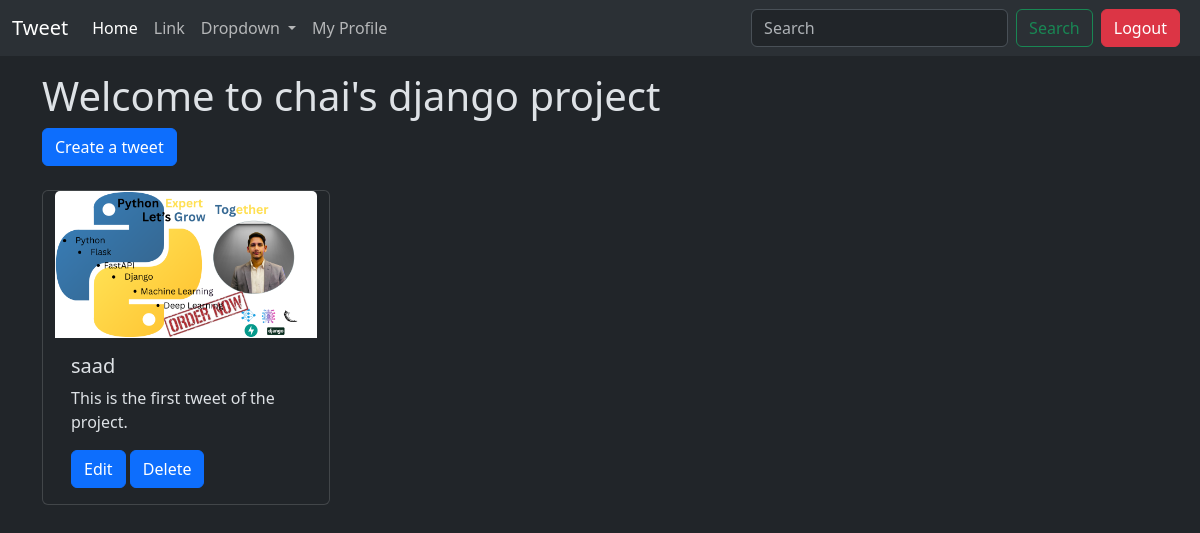
The page /tweet/ (signed in) on the database as committed earlier.
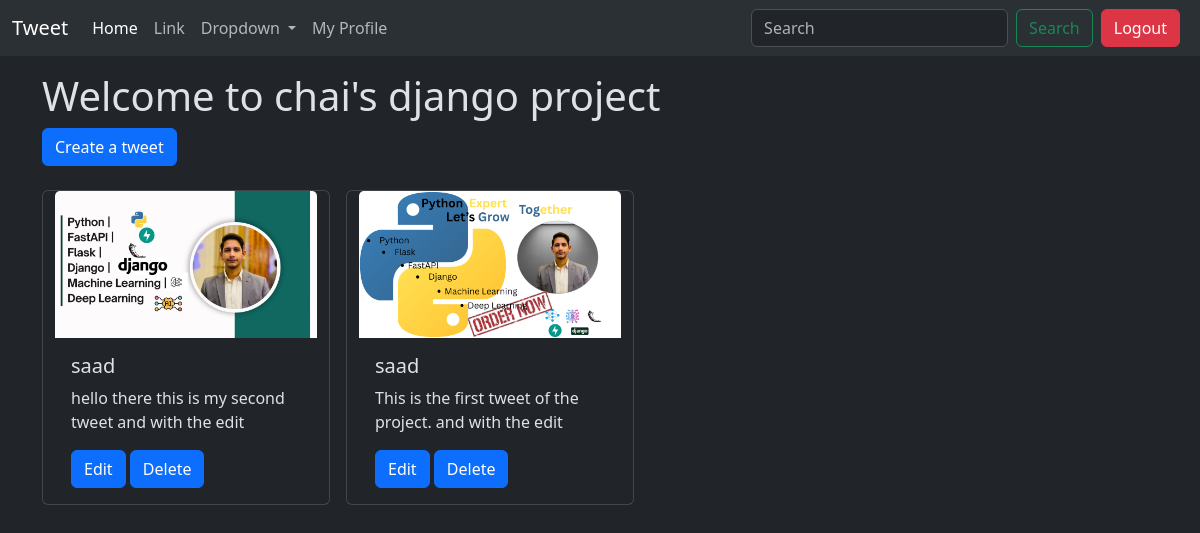
The same page on the database as committed later.
### tweet/models.py (models this page shows, shortened)
class Tweet(models.Model):
    user = models.ForeignKey(User, on_delete=models.CASCADE)
    text = models.TextField(max_length=280)
    photo = models.ImageField(
        upload_to='tweets/photos/',
        blank=True,
        null=True
    )
    created_at = models.DateTimeField(auto_now_add=True)
    updated_at = models.DateTimeField(auto_now=True)
    likes = models.ManyToManyField(
        User,
        related_name='liked_tweets',
        blank=True
    )

### tweet/views.py (the view)
# urls.py: path("", views.tweet_list, name="tweet_list"),
def tweet_list(request):
    tweets = Tweet.objects.all().order_by('-created_at')
    form = TweetForm()
    context = {
        'tweets': tweets,
        'form': form,
    }
    return render(request, 'tweet_list.html', context)

### tweet/forms.py
class TweetForm(forms.ModelForm):
    class Meta:
        model = Tweet
        fields = ['text', 'photo']
        widgets = {
            'text': forms.Textarea(attrs={
                'placeholder': 'What\'s happening?',
                'rows': 3,
                'class': 'form-control',
            }),
            'photo': forms.ClearableFileInput(attrs={
                'class': 'form-control-file',
            }),
        }
        labels = {
            'text': '',
            'photo': 'Add a photo',
        }
        help_texts = {
            'text': 'Max 280 characters',
        }
        error_messages = {
            'text': {
                'max_length': 'This tweet is too long.',
            },
        }

### tweet/templates/tweet_list.html (shortened to what this page needs)
{% extends "layout.html" %}
{% block content %}
<h1 class=' mt-3'>Welcome to chai's django project</h1>
<a class='btn btn-primary mb-4' href="{% url 'tweet_create' %}">Create a tweet</a>
<div class="container row gap-3">
{% for tweet in tweets %}
<div class="card" style="width: 18rem;">
  {% if tweet.photo and tweet.photo.url %}
  <img src="{{tweet.photo.url}}" class="card-img-top" alt="...">
  {% else %}
   <p>No photo available</p>
   {% endif %}
  <div class="card-body">
    <h5 class="card-title"> {{tweet.user.username}}</h5>
    <p class="card-text">{{tweet.text}}</p>
    {% if tweet.user == user %}
    <a href="{% url 'tweet_edit' tweet.id %}" class="btn btn-primary">Edit</a>
    <a href="{% url 'tweet_delete' tweet.id %}" class="btn btn-primary">Delete</a>
    {% endif %}
  </div>
</div>
{% endfor %}
</div>
{% endblock %}

Rows that differ between the two databases and show on the page:
added Tweet: photo (picture), user.username "saad", text "hello there this is my second tweet and with the edit", shows "Edit"
changed Tweet: text "This is the first tweet of the project." → "This is the first tweet of the project. and with the edit"
